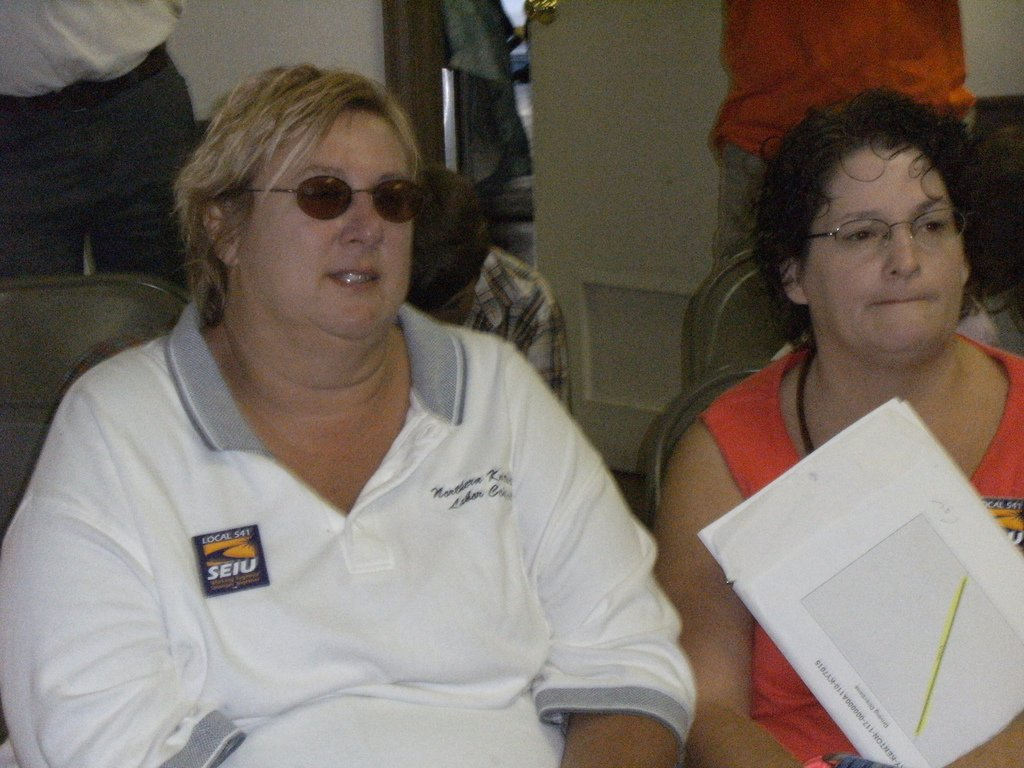
#> input picture data/unit_test/TwoFaces.jpg, 1024 x 768 px, given in place of the camera
$ python face_detection_opencv_haar.py
#> lines starting #> are read from the running program, lines starting #| are printed output that depends on the picture; after the words box and inside, x2 and y2 are one past the last pixel; in counts of white or black regions, pixels touching at a corner belong together
#> further down, frame is the input picture: shape (768, 1024, 3); mean B, G, R 101.1, 109.5, 119.7
import argparse
import os
import time

import cv2


def detectFaceOpenCVHaar(faceCascade, frame, inHeight=300, inWidth=0):
#> called with inHeight = 300, inWidth = 0
    frameOpenCVHaar = frame.copy()
    frameHeight = frameOpenCVHaar.shape[0]
#> frameHeight = 768
    frameWidth = frameOpenCVHaar.shape[1]
#> frameWidth = 1024
    if not inWidth:
        inWidth = int((frameWidth / frameHeight) * inHeight)
#> inWidth = 400

    scaleHeight = frameHeight / inHeight
#> scaleHeight = 2.56
    scaleWidth = frameWidth / inWidth
#> scaleWidth = 2.56

    frameOpenCVHaarSmall = cv2.resize(frameOpenCVHaar, (inWidth, inHeight))
    frameGray = cv2.cvtColor(frameOpenCVHaarSmall, cv2.COLOR_BGR2GRAY)
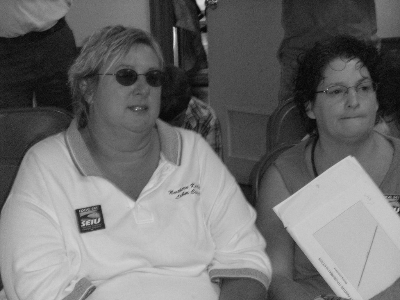
#> frameGray: shape (300, 400); min 4, max 241, mean 111.4

    faces = faceCascade.detectMultiScale(frameGray)
#> faces = [[314, 62, 72, 72], [101, 49, 77, 77]]
    bboxes = []
    for (x, y, w, h) in faces:
        x1 = x
        y1 = y
        x2 = x + w
        y2 = y + h
        cvRect = [
            int(x1 * scaleWidth),
            int(y1 * scaleHeight),
            int(x2 * scaleWidth),
            int(y2 * scaleHeight),
        ]
        bboxes.append(cvRect)
        cv2.rectangle(
            frameOpenCVHaar,
            (cvRect[0], cvRect[1]),
            (cvRect[2], cvRect[3]),
            (0, 255, 0),
            int(round(frameHeight / 150)),
            4,
        )
#> this loop made 2 passes
#> (x, y, w, h, x1, y1, x2, y2) on passes 1 to 2: (314, 62, 72, 72, 314, 62, 386, 134), (101, 49, 77, 77, 101, 49, 178, 126)
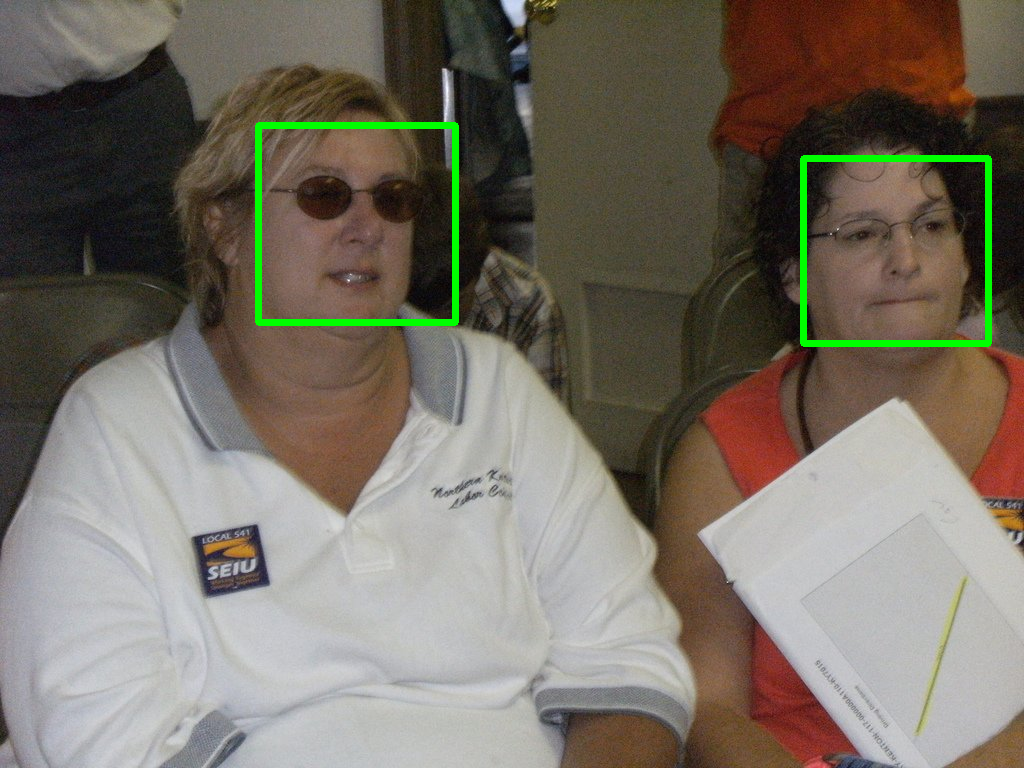
#> frameOpenCVHaar: shape (768, 1024, 3); 1.35% of pixels changed, all inside (x1, y1, x2, y2) = (255, 122, 992, 347)
#> after the loop, bboxes = [[803, 158, 988, 343], [258, 125, 455, 322]]
    return frameOpenCVHaar, bboxes


if __name__ == "__main__":
    parser = argparse.ArgumentParser(description="Face detection")
    parser.add_argument("--video", type=str, default="", help="Path to video file")
    args = parser.parse_args()

    source = args.video

    faceCascade = cv2.CascadeClassifier("src/models/trained_models/haarcascade_frontalface_default.xml")

    outputFolder = "output-haar-videos"
    if not os.path.exists(outputFolder):
        os.makedirs(outputFolder)

    if source:
        cap = cv2.VideoCapture(source)
        outputFile = os.path.basename(source)[:-4] + ".avi"
    else:
        cap = cv2.VideoCapture(0)
        outputFile = "grabbed_from_camera.avi"

    hasFrame, frame = cap.read()

    vid_writer = cv2.VideoWriter(
        os.path.join(outputFolder, outputFile),
        cv2.VideoWriter_fourcc("M", "J", "P", "G"),
        25,
        (frame.shape[1], frame.shape[0]),
    )

    frame_count = 0
    tt_opencvHaar = 0

    while True:
        hasFrame, frame = cap.read()
        if not hasFrame:
            break

        frame_count += 1
        t = time.time()

        outOpencvHaar, bboxes = detectFaceOpenCVHaar(faceCascade, frame)
#> bboxes = [[803, 158, 988, 343], [258, 125, 455, 322]]
        tt_opencvHaar += time.time() - t
        fpsOpencvHaar = frame_count / tt_opencvHaar

        label = "OpenCV Haar; FPS : {:.2f}".format(fpsOpencvHaar)
        cv2.putText(
            outOpencvHaar,
            label,
            (10, 50),
            cv2.FONT_HERSHEY_SIMPLEX,
            1.3,
            (0, 0, 255),
            3,
            cv2.LINE_AA,
        )
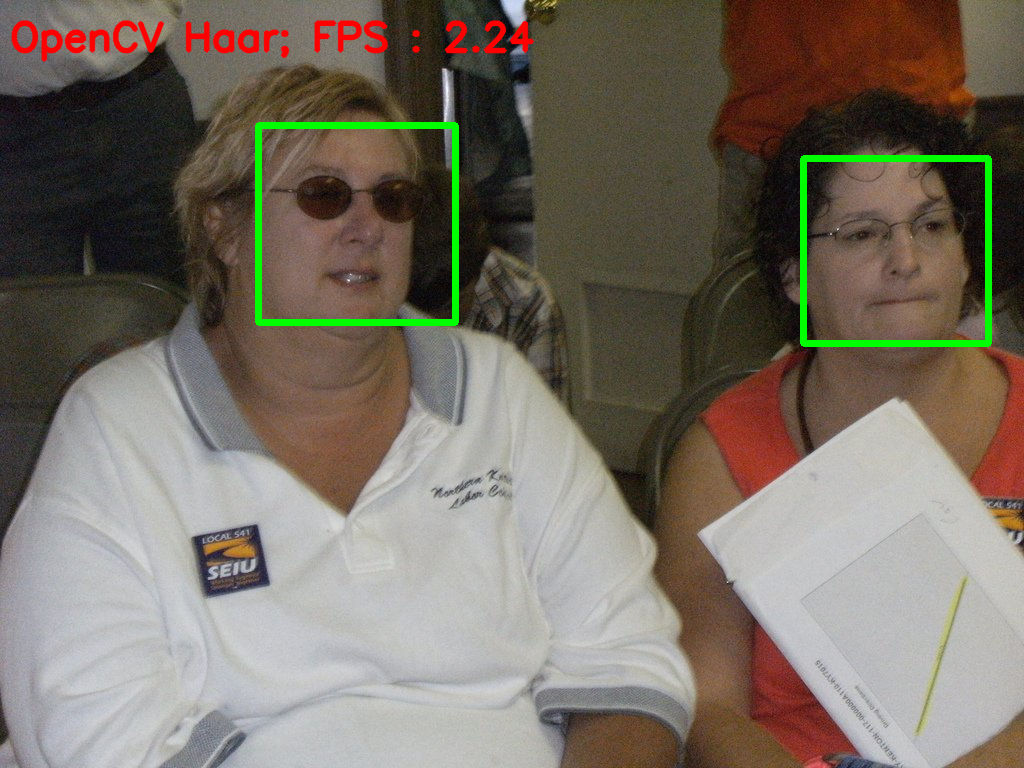
#> outOpencvHaar: shape (768, 1024, 3); 0.93% of pixels changed, all inside (x1, y1, x2, y2) = (11, 20, 535, 62)

        cv2.imshow("Face Detection Comparison", outOpencvHaar)

        vid_writer.write(outOpencvHaar)
        if frame_count == 1:
            tt_opencvHaar = 0

        key = cv2.waitKey(5)
#> (key Esc is pressed here)
        if key == 27:
            break

    cv2.destroyAllWindows()
    vid_writer.release()

$ run again, on data/unit_test/Female.png
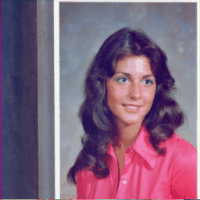
#> input picture data/unit_test/Female.png, 200 x 200 px, given in place of the camera
#> frame is the input picture: shape (200, 200, 3); mean B, G, R 125.3, 99.4, 129.2
#> faces = [[160, 88, 85, 85]]
#> the loop in detectFaceOpenCVHaar, `for (x, y, w, h) in faces:` made 1 pass
#> (x, y, w, h, x1, y1, x2, y2) on pass 1: (160, 88, 85, 85, 160, 88, 245, 173)
#> after the loop in detectFaceOpenCVHaar, `for (x, y, w, h) in faces:`:
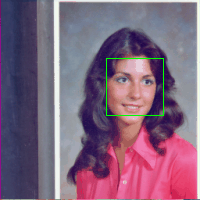
#> frameOpenCVHaar: shape (200, 200, 3); 0.57% of pixels changed, all inside (x1, y1, x2, y2) = (106, 58, 164, 116)
#> after the loop in detectFaceOpenCVHaar, `for (x, y, w, h) in faces:`: bboxes = [[106, 58, 163, 115]]
#> `cv2.putText( outOpencvHaar, label, (10, 50), cv2.FONT_HERSHEY_SIMPLEX,..`:
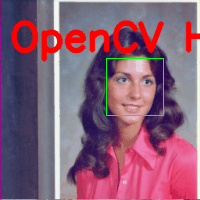
#> outOpencvHaar: shape (200, 200, 3); 7.31% of pixels changed, all inside (x1, y1, x2, y2) = (11, 20, 200, 62)

$ run again, on data/unit_test/Peppers.png
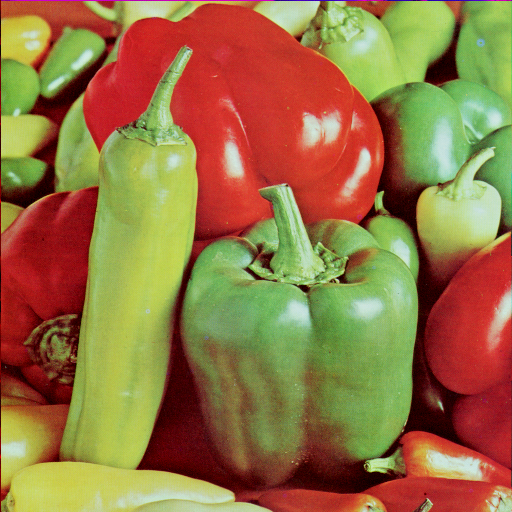
#> input picture data/unit_test/Peppers.png, 512 x 512 px, given in place of the camera
#> frame is the input picture: shape (512, 512, 3); mean B, G, R 66.5, 115.6, 149.8
#> in detectFaceOpenCVHaar, `frameGray = cv2.cvtColor(frameOpenCVHaarSmall, cv2.COLOR_BGR2GRAY)`:
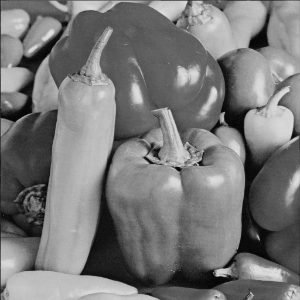
#> frameGray: shape (300, 300); min 2, max 225, mean 120.1
#> faces = ()
#> after the loop in detectFaceOpenCVHaar, `for (x, y, w, h) in faces:`: bboxes = []
#> `cv2.putText( outOpencvHaar, label, (10, 50), cv2.FONT_HERSHEY_SIMPLEX,..`:
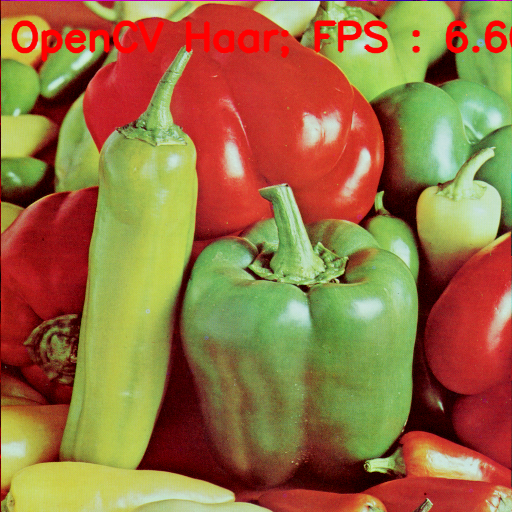
#> outOpencvHaar: shape (512, 512, 3); 2.7% of pixels changed, all inside (x1, y1, x2, y2) = (11, 20, 512, 62)
